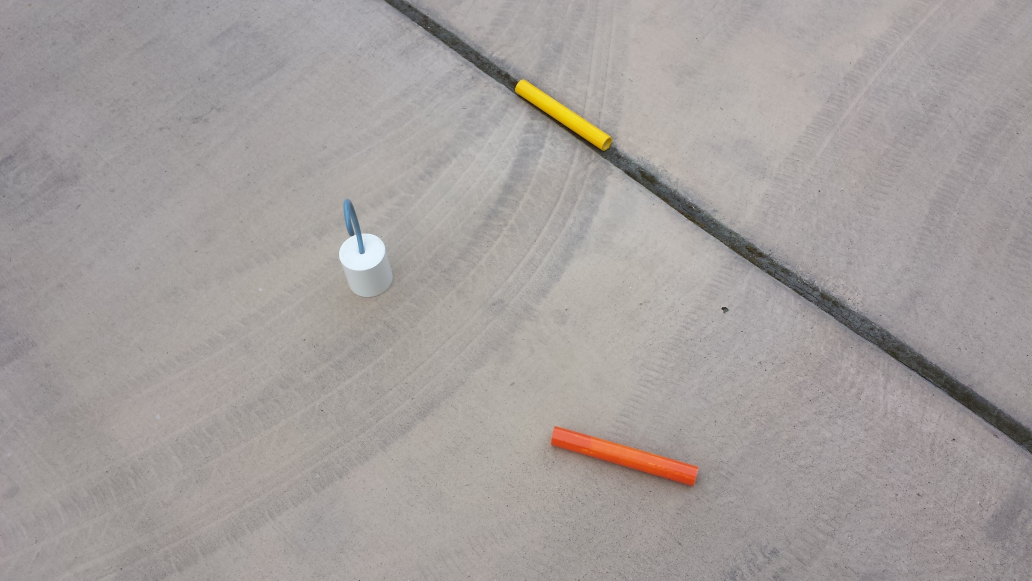
//> input picture samples.jpg, 4128 x 2322 px (shown at 1/4 size)
$ ./fence_detection ../samples.jpg   (built with g++ and OpenCV 4)
//> lines starting //> are read from the running program, lines starting //| are printed output that depends on the picture; after the words box and inside, x2 and y2 are one past the last pixel; in counts of white or black regions, pixels touching at a corner belong together
#include <iostream>
#include "opencv2/core/core.hpp"
#include "opencv2/highgui/highgui.hpp"
#include "opencv2/imgproc/imgproc.hpp"
#include "opencv2/calib3d/calib3d.hpp"
#include <vector>

int main(int argc, char **argv)
{
	cv::namedWindow("video",CV_WINDOW_AUTOSIZE);
	cv::Mat frame,src_hsv;
	//cv::Vec3d Origin(10,127,200); // Orange
	cv::Vec3d Origin(0,25,225);    // white

	std::vector<cv::Mat> hsv_planes(3);

	int dilation_size = 3;
	int erosion_size = 2;

	frame = cv::imread(argv[1],CV_LOAD_IMAGE_COLOR);
//> frame is the input picture: 2322 rows x 4128 cols, CV_8UC3; mean B, G, R 156, 158, 163.7
	if(! frame.data) {
		std::cout << "could not read image"<< std::endl;
		return -1;
	}

	cv::cvtColor(frame,src_hsv,CV_BGR2HSV);
//> src_hsv: 2322 rows x 4128 cols, CV_8UC3; mean H, S, V 59.4, 13.2, 163.9
	cv::split( src_hsv, hsv_planes );
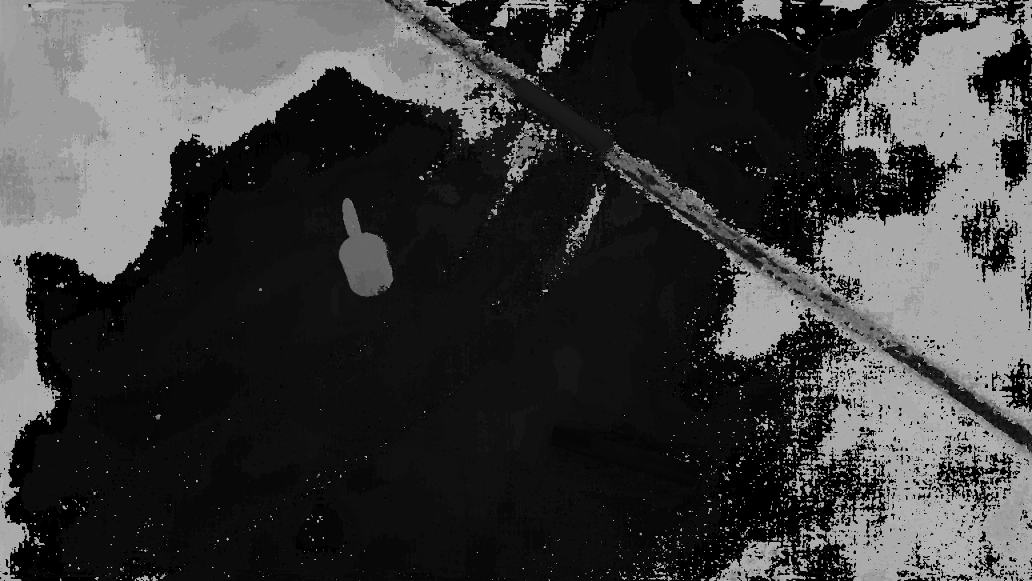
//> hsv_planes[0]: 2322 rows x 4128 cols, CV_8UC1 (shown at 1/4 size); min 0, max 179, mean 59.4
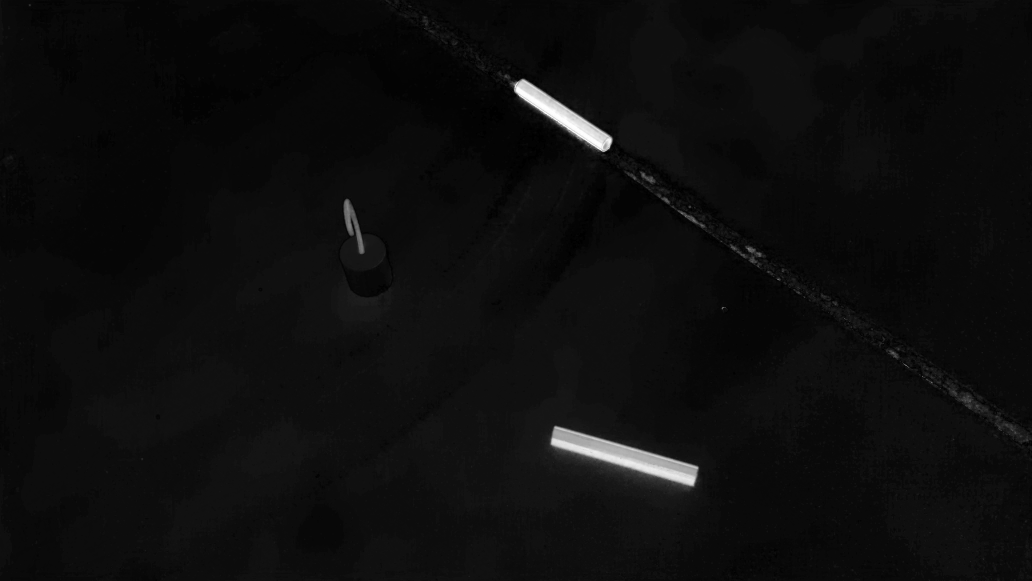
//> hsv_planes[1]: 2322 rows x 4128 cols, CV_8UC1 (shown at 1/4 size); min 0, max 255, mean 13.2

	cv::Mat H = hsv_planes[0];
	cv::Mat S = hsv_planes[1];
	cv::Mat V = hsv_planes[2];

    cv::Mat response = cv::Mat::zeros(H.rows,H.cols,CV_32FC1);

    cv::Mat dst,output,erosion_out,dilation_out;

    int hue_ref = Origin[0]*255/179;
    int32_t sat_ref = Origin[1];
    int32_t val_ref = Origin[2];

	const int32_t MAX_HUE_DEV = 255;
    const int32_t MAX_SAT_DEV = 25;
    const int32_t MAX_VAL_DEV = 25;

    const float HUE_MULT_FACTOR = 1.0/static_cast<double>(MAX_HUE_DEV);
    const float SAT_MULT_FACTOR = 1.0/static_cast<double>(MAX_SAT_DEV);
    const float VAL_MULT_FACTOR = 1.0/static_cast<double>(MAX_VAL_DEV);


	for(int rows = 0 ;rows < frame.rows; rows++)
	{
		for(int cols =0; cols < frame.cols; cols++)
		{
			uint8_t hue_image = static_cast<uint32_t>(H.at<uint8_t>(rows,cols))*255/179;
			uint8_t hue_diff = hue_image - hue_ref;

			int32_t saturation = static_cast<int32_t>(S.at<uint8_t>(rows,cols));
			int32_t value = static_cast<int32_t>(V.at<uint8_t>(rows,cols));

			int32_t saturation_deviation = saturation - sat_ref;
			int32_t value_deviation = value - val_ref;
			int32_t hue_deviation = static_cast<int8_t>(hue_diff);

			saturation_deviation = std::max(-MAX_SAT_DEV,std::min(MAX_SAT_DEV,saturation_deviation));
			saturation_deviation = MAX_SAT_DEV - std::abs(saturation_deviation);
			float sat_factor = SAT_MULT_FACTOR * saturation_deviation;


			value_deviation = std::max(-MAX_VAL_DEV,std::min(MAX_VAL_DEV,value_deviation));
			value_deviation = MAX_VAL_DEV - std::abs(value_deviation);
			float val_factor = VAL_MULT_FACTOR * value_deviation;

			hue_deviation = std::max(-MAX_HUE_DEV,std::min(MAX_HUE_DEV,hue_deviation));
			hue_deviation = MAX_HUE_DEV - std::abs(hue_deviation);
			float hue_factor = HUE_MULT_FACTOR * hue_deviation;

			const float A1 = 0.65;
			const float A2 = 0.35;
			const float A3 = 0.0;

			float response_value = hue_factor * A1 + sat_factor * A2 + val_factor * A3;
			//uint8_t image_value = response_value * 255;
			//image_value = image_value > 200 ? 255 : 0;
			response.at<float>(rows,cols) = response_value;
		}
	}
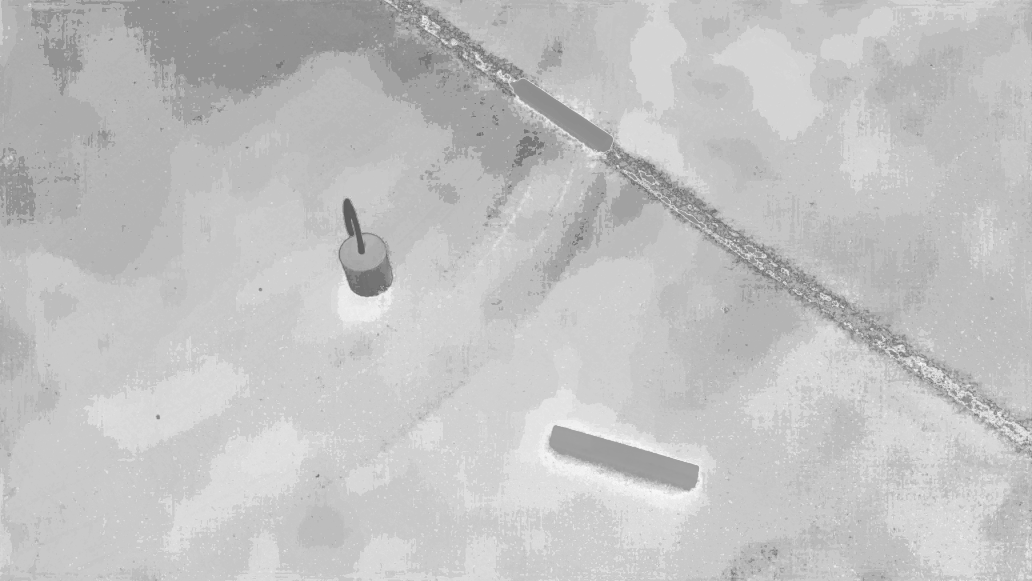
//> response: 2322 rows x 4128 cols, CV_32FC1 (shown at 1/4 size); min 0.336, max 1, mean 0.761

	cv::Mat erosion_element = getStructuringElement( 0,cv::Size( 2*erosion_size + 1, 2*erosion_size+1),
                                       cv::Point( erosion_size, erosion_size ) );

  	cv::erode( response, erosion_out, erosion_element );

  	cv::Mat dilation_element = getStructuringElement( 0,cv::Size( 2*dilation_size + 1, 2*dilation_size+1),
                                       cv::Point( dilation_size, dilation_size ) );
  	cv::dilate( erosion_out, dilation_out, dilation_element );

	cv::GaussianBlur(dilation_out, dst, cv::Size(31,31), 200.0, 200.0);
	cv::threshold(dst,output,0.7,1.0,cv::THRESH_BINARY);
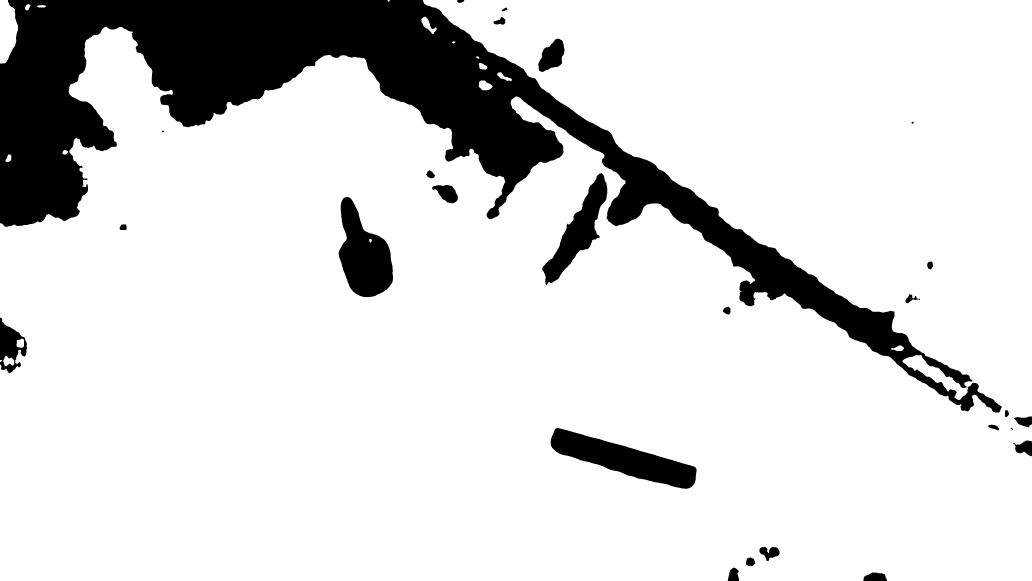
//> output: 2322 rows x 4128 cols, CV_32FC1 (shown at 1/4 size); values 0 (black) and 1 (white), 85.5% white; 28 black regions (2 under 20 px), largest, box (x1, y1, x2, y2) and area: (0, 0, 4007, 1650) 1197387, (2203, 1712, 2786, 1955) 59482, (1355, 788, 1572, 1188) 53169
	cv::imshow("video",output);

	cv::waitKey(0);
	return 0;
}
